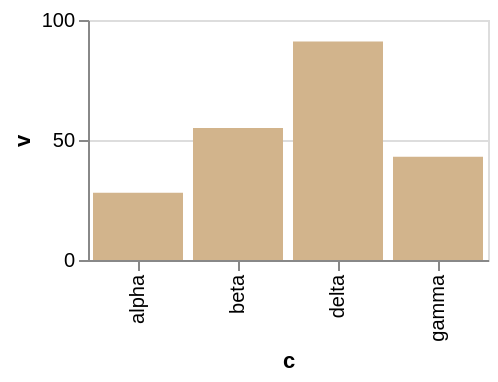

Describe this chart as a Vega-Lite specification.
### Vega-Lite specification from a JSON file in a GitHub repository (floating-point values rounded to 4 significant figures)
{"$schema": "https://vega.github.io/schema/vega-lite/v6.json", "width": 200, "height": 120, "data": {"values": [{"c": "alpha", "v": 28, "w": 3, "t": "2024-01-07"}, {"c": "beta", "v": 55, "w": 7, "t": "2024-03-19"}, {"c": "gamma", "v": 43, "w": 5, "t": "2024-06-02"}, {"c": "delta", "v": 91, "w": 9, "t": "2024-09-11"}]}, "mark": "bar", "encoding": {"x": {"field": "c", "type": "nominal"}, "y": {"field": "v", "type": "quantitative"}}, "config": {"mark": {"fill": "tan"}}}
